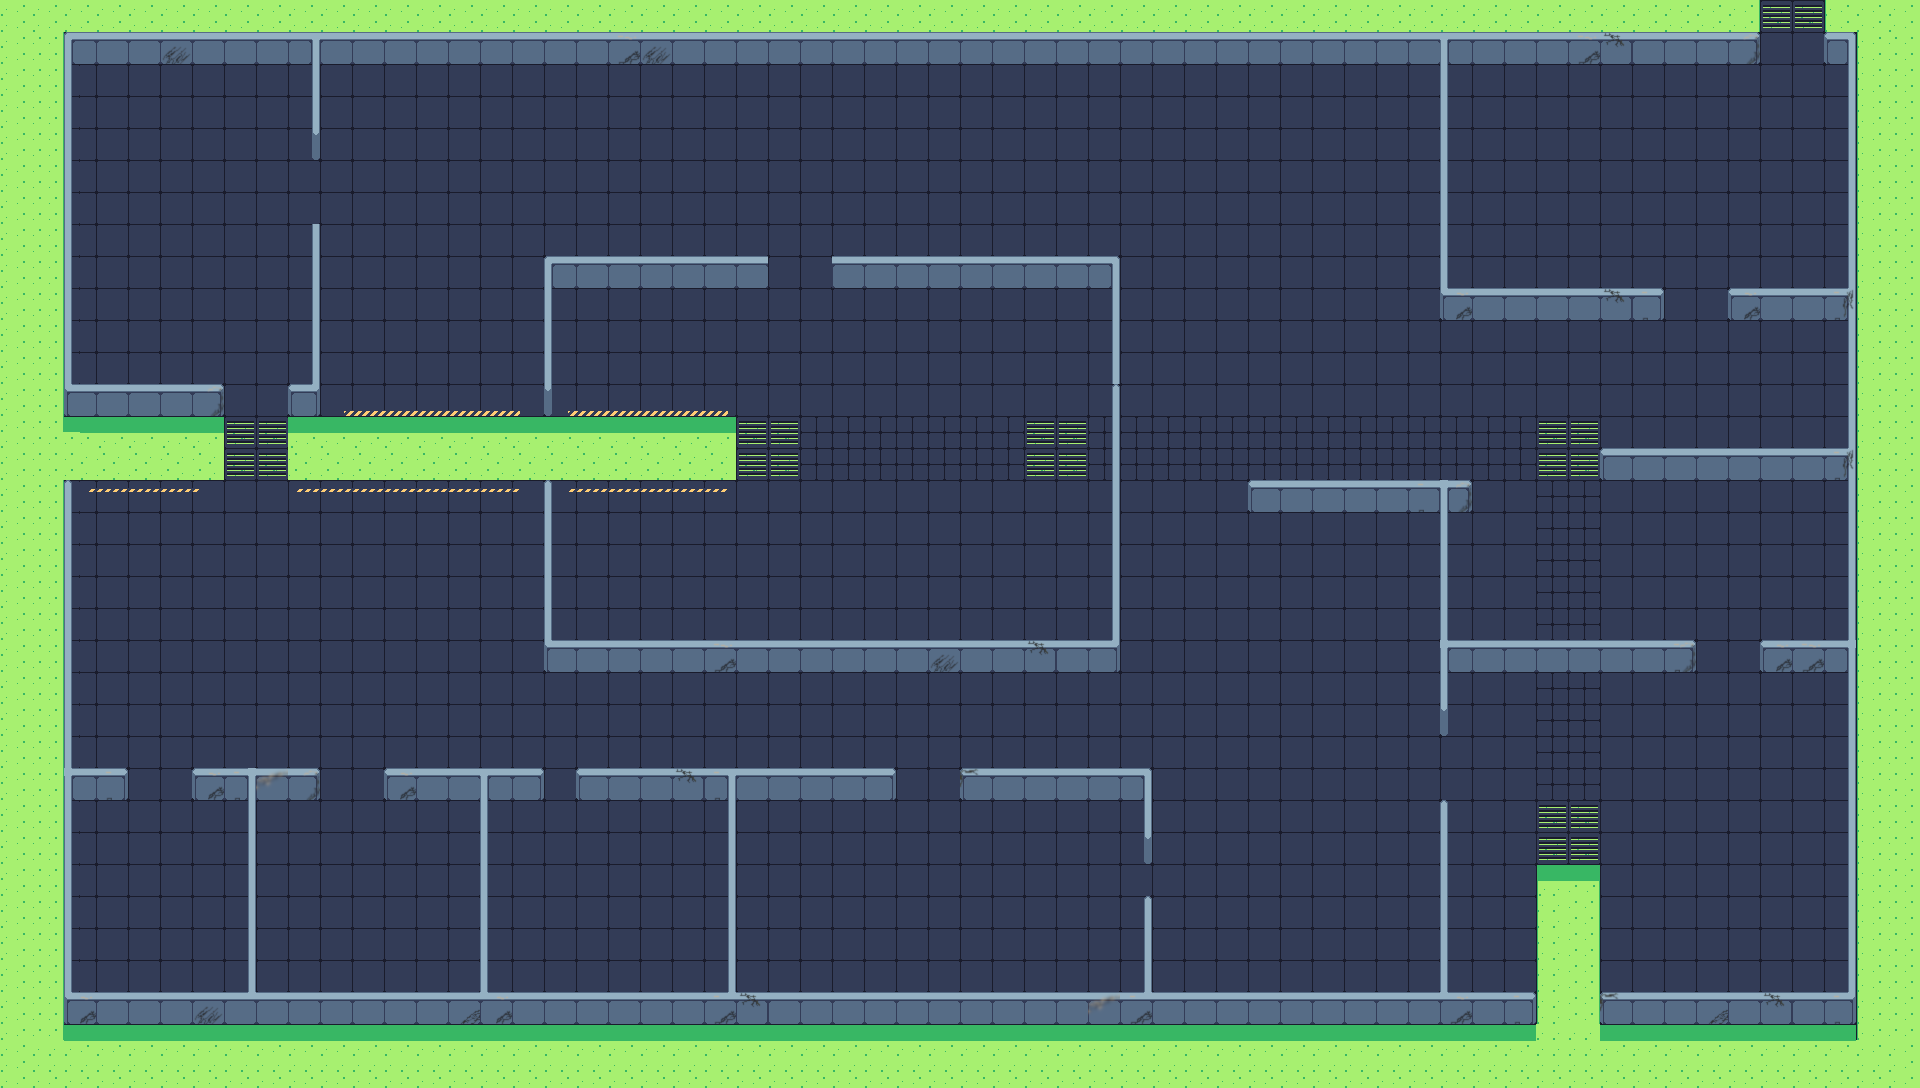

The image is a tile-based game level rendered from a .tmx file. Its description and source (layers, tilesets, objects; grid data summarised) follow:
An orthogonal 120x68 tile map with 16x16 px tiles, 2 tile layers (1Floor, 2Block) and 37 objects.

<map version="1.8" tiledversion="1.8.2" orientation="orthogonal" renderorder="right-down" width="120" height="68" tilewidth="16" tileheight="16" infinite="0" nextlayerid="5" nextobjectid="42">
 <tileset firstgid="1" source="map1.tsx" />
 <layer id="1" name="1Floor" width="120" height="68">
  <data>[8160 cells, 8160 non-empty, 32 distinct tile ids]</data>
 </layer>
 <layer id="2" name="2Block" width="120" height="68">
  <data>[8160 cells, 1150 non-empty, 129 distinct tile ids]</data>
 </layer>
 <objectgroup id="3" name="Col1">
  <object id="1" x="290" y="412" width="444.667" height="74" />
  <object id="2" x="1537.67" y="871.333" width="62.3333" height="170.667" />
  <object id="3" x="63.5" y="33.3333" width="8.16667" height="993.333" />
  <object id="4" x="66.5" y="386.833" width="156.5" height="98.667" />
  <object id="5" x="60" y="997.333" width="1794.83" height="20.6666" />
  <object id="6" x="71.3333" y="771.333" width="55.75" height="22" />
  <object id="7" x="194" y="771.667" width="125.333" height="20.3333" />
  <object id="8" x="246.667" y="771.5" width="9.33333" height="248.5" />
  <object id="9" x="384.667" y="771.5" width="160" height="20.9167" />
  <object id="10" x="480" y="784" width="8" height="242" />
  <object id="11" x="578" y="772.667" width="318" height="19.8333" />
  <object id="12" x="728.667" y="786.667" width="6.84849" height="238.667" />
  <object id="13" x="960.667" y="772" width="190" height="20.6667" />
  <object id="14" x="1143.33" y="769.333" width="8.66667" height="90.6667" />
  <object id="15" x="1144.67" y="900" width="6.33334" height="121.333" />
  <object id="16" x="1440.67" y="799.333" width="5.33333" height="226" />
  <object id="17" x="1761.33" y="644.364" width="93.3333" height="18.9697" />
  <object id="19" x="1848.67" y="32.6667" width="6" height="992.667" />
  <object id="20" x="1824" y="-0.5" width="26.2273" height="56.5" />
  <object id="21" x="60.5" y="1.5" width="1698.5" height="54" />
  <object id="22" x="1439.33" y="46.6667" width="10" height="272.667" />
  <object id="23" x="1444.67" y="291.333" width="218" height="20" />
  <object id="24" x="1728.67" y="290.667" width="120.667" height="21" />
  <object id="25" x="1600.67" y="451" width="248.333" height="21.6667" />
  <object id="26" x="1250" y="483.333" width="222" height="20.6667" />
  <object id="27" x="1440" y="495" width="9" height="238" />
  <object id="28" x="1443" y="643.667" width="253" height="19.3333" />
  <object id="29" x="1112.25" y="261" width="8.25" height="399.455" />
  <object id="30" x="545.667" y="643" width="567.333" height="20.4167" />
  <object id="32" x="544.5" y="484" width="7.59091" height="179.25" />
  <object id="34" x="543.5" y="260.75" width="8.25" height="153" />
  <object id="35" x="551" y="260" width="224.5" height="20.1667" />
  <object id="36" x="823.417" y="260.667" width="289.583" height="18.3333" />
  <object id="37" x="312.667" y="224.667" width="8" height="188" />
  <object id="38" x="289.333" y="388" width="28" height="31.6667" />
  <object id="39" x="311.167" y="45.3333" width="9.5" height="112.667" />
 </objectgroup>
 <objectgroup id="4" name="Col2">
  <object id="41" x="766.75" y="260.375" width="64.5" height="19.25">
   <properties>
    <property name="CentX" type="float" value="800" />
    <property name="CentY" type="float" value="272" />
   </properties>
  </object>
 </objectgroup>
</map>
